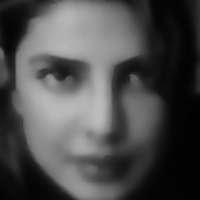
#> input picture face recognition/faces/myDatS/MyPhoto122.jpg, 200 x 200 px, given in place of the camera
$ jupyter execute Task6_Unlock_Face_Detection.ipynb   (text cells are left out)
#> lines starting #> are read from the running program, lines starting #| are printed output that depends on the picture; after the words box and inside, x2 and y2 are one past the last pixel; in counts of white or black regions, pixels touching at a corner belong together
[cell 1]
#Import libraries
import cv2
import smtplib
#import pywhatkit
import boto3
import time
import numpy as np
from os import listdir
from os.path import isfile, join
import os

[cell 2]
# Load HAAR face classifier
face_classifier = cv2.CascadeClassifier('haarcascade_frontalface_default.xml')

# Load functions
def face_extractor(img):
    # Function detects faces and returns the cropped face
    # If no face detected, it returns the input image

    gray = cv2.cvtColor(img,cv2.COLOR_BGR2GRAY)
    faces = face_classifier.detectMultiScale(gray, 1.3, 5)
 #   faces = face_classifier.detectMultiScale(img, 1.3, 5)

    if faces is ():
        return None

    # Crop all faces found
    for (x,y,w,h) in faces:
        cropped_face = img[y:y+h, x:x+w]

    return cropped_face

# Initialize Webcam
cap = cv2.VideoCapture(0)
count = 0

# Collect 100 samples of your face from webcam input
while True:

    ret, frame = cap.read()
#> frame is the input picture: shape (200, 200, 3); min 0, max 190, mean 76.4
    if face_extractor(frame) is not None:
#> in face_extractor, `faces = face_classifier.detectMultiScale(gray, 1.3, 5)`: faces = [[13, 12, 174, 174]]
#> the loop in face_extractor, `for (x,y,w,h) in faces:` made 1 pass
#> pass 1, in face_extractor, `cropped_face = img[y:y+h, x:x+w]`:
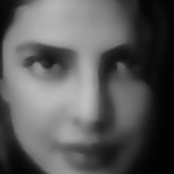
#> cropped_face: shape (174, 174, 3); min 1, max 190, mean 89.5
        count += 1
#> count = 1
        face = cv2.resize(face_extractor(frame), (200, 200))
#> the loop in face_extractor (call 2), `for (x,y,w,h) in faces:` made 1 pass
        face = cv2.cvtColor(face, cv2.COLOR_BGR2GRAY)
#> face: shape (200, 200)

        # Save file in specified directory with unique name
        file_name_path = './faces_user_detec/' + str(count) + '.jpg'
#> file_name_path = './faces_user_detec/1.jpg'
        cv2.imwrite(file_name_path, face)

        # Put count on images and display live count
        cv2.putText(face, str(count), (50, 50), cv2.FONT_HERSHEY_COMPLEX, 1, (0,255,0), 2)
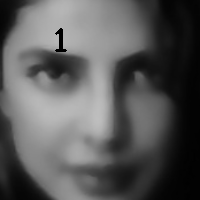
#> face: shape (200, 200); min 0, max 190, mean 88.9
        cv2.imshow('Face Cropper', face)

    else:
        print("Face not found")
        pass

    if cv2.waitKey(1) == 13 or count == 20: #13 is the Enter Key
#> (key Esc is pressed here)
        break

cap.release()
cv2.destroyAllWindows()
print("Collecting Samples Complete")

[cell 3]
# import cv2
# import numpy as np

# Load HAAR face classifier
face_classifier = cv2.CascadeClassifier('haarcascade_frontalface_default.xml')

# Load functions
def face_extractor(img):
    # Function detects faces and returns the cropped face
    # If no face detected, it returns the input image

    gray = cv2.cvtColor(img,cv2.COLOR_BGR2GRAY)
    faces = face_classifier.detectMultiScale(gray, 1.3, 5)
#> faces = [[13, 12, 174, 174]]

    if faces is ():
        return None

    # Crop all faces found
    for (x,y,w,h) in faces:
        cropped_face = img[y:y+h, x:x+w]
#> this loop made 1 pass

    return cropped_face

# Initialize Webcam
cap = cv2.VideoCapture(0)
count = 0

# Collect 100 samples of your face from webcam input
while True:

    ret, frame = cap.read()
    if face_extractor(frame) is not None:
        count += 1
        face = cv2.resize(face_extractor(frame), (200, 200))
        face = cv2.cvtColor(face, cv2.COLOR_BGR2GRAY)

        # Save file in specified directory with unique name
        file_name_path = './faces/myDatS/'+ 'MyPhoto' + str(count) + '.jpg'
#> file_name_path = './faces/myDatS/MyPhoto1.jpg'
        cv2.imwrite(file_name_path, face)

        # Put count on images and display live count
        cv2.putText(face, str(count), (50, 50), cv2.FONT_HERSHEY_COMPLEX, 1, (0,255,0), 2)
        cv2.imshow('Face Cropper', face)

    else:
        print("Face not found")
        pass

    if cv2.waitKey(5) == 13 or count == 500: #13 is the Enter Key
#> (key Esc is pressed here)
        break

cap.release()
cv2.destroyAllWindows()
print("Collecting Samples Complete")

[cell 4]
cap.release()

[cell 5]
# # Get the training data we previously made
# data_path = './faces_user_detec/'
# onlyfiles = [f for f in listdir(data_path) if isfile(join(data_path, f))]

# # Create arrays for training data and labels
# Training_Data, Labels = [], []

# # Open training images in our datapath
# # Create a numpy array for training data
# for i, files in enumerate(onlyfiles):
#     image_path = data_path + onlyfiles[i]
#     images = cv2.imread(image_path, cv2.IMREAD_GRAYSCALE)
#     Training_Data.append(np.asarray(images, dtype=np.uint8))
#     Labels.append(i)

# # Create a numpy array for both training data and labels
# Labels = np.asarray(Labels, dtype=np.int32)

# # Initialize facial recognizer
# # model = cv2.face.createLBPHFaceRecognizer()
# # NOTE: For OpenCV 3.0 use cv2.face.createLBPHFaceRecognizer()
# # pip install opencv-contrib-python

# model  = cv2.face_LBPHFaceRecognizer.create()
# #model = cv2.
# # Let's train our model
# model.train(np.asarray(Training_Data), np.asarray(Labels))
# print("Model trained sucessfully !!!")

[cell 6]
# [6 lines of commented-out code are left out]
data_path = './faces/myDatS/'
onlyfiles = [f for f in listdir(data_path) if isfile(join(data_path, f))]

# Create arrays for training data and labels
Training_Data, Labels = [], []

# Open training images in our datapath
# Create a numpy array for training data
for i, files in enumerate(onlyfiles):
    image_path = data_path + onlyfiles[i]
    images = cv2.imread(image_path, cv2.IMREAD_GRAYSCALE)
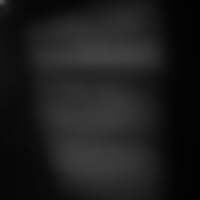
#> input picture face recognition/faces/myDatS/MyPhoto101.jpg, 200 x 200 px
#> images is the input picture: shape (200, 200); min 2, max 83, mean 28.4
    Training_Data.append(np.asarray(images, dtype=np.uint8))
    Labels.append(i)

# Create a numpy array for both training data and labels
Labels = np.asarray(Labels, dtype=np.int32)

# Initialize facial recognizer
# model = cv2.face.createLBPHFaceRecognizer()
# NOTE: For OpenCV 3.0 use cv2.face.createLBPHFaceRecognizer()
# pip install opencv-contrib-python
# model = cv2.createLBPHFaceRecognizer()

richard_model  = cv2.face_LBPHFaceRecognizer.create()
# Let's train our model
richard_model.train(np.asarray(Training_Data), np.asarray(Labels))
print("Model trained sucessefully")

[cell 7]
import pywhatkit as whtats
import time

[cell 8]
## This function recalculate the time passed to the pywhatkit's function used to send the message
def timeClear(timeInSec,secs):
    timeInSec=int(timeInSec)
    secs=int(secs)
    if secs >=30:
        timeInSec += 120
    else:
        timeInSec += 60
    return time.localtime(timeInSec) ## conver time in date

## Our Phone Numbers
phNo = ['+917509490428', '+918580801728', '+919039318060', '+917250731457', '+917703042310', '+918580459580' ]

sendEmAddrs=['abcdriche@gmail.com',]

receivEmAddrs=['abcdriche@gmail.com',]

[cell 9]
face_classifier = cv2.CascadeClassifier('haarcascade_frontalface_default.xml')

def face_detector(img, size=0.5):

    # Convert image to grayscale
#> called with size = 0.5
    gray = cv2.cvtColor(img,cv2.COLOR_BGR2GRAY)
    faces = face_classifier.detectMultiScale(gray, 1.3, 5)
#> faces = [[13, 12, 174, 174]]
    if faces is ():
        return img, []


    for (x,y,w,h) in faces:
        cv2.rectangle(img,(x,y),(x+w,y+h),(0,255,255),2)
        roi = img[y:y+h, x:x+w]
        roi = cv2.resize(roi, (200, 200))
#> this loop made 1 pass
#> pass 1, in face_detector, `roi = img[y:y+h, x:x+w]`:
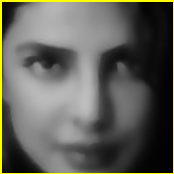
#> roi: shape (174, 174, 3); mean B, G, R 87.8, 96.5, 96.5
#> after the loop:
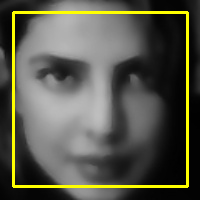
#> img: shape (200, 200, 3); 5.21% of pixels changed, all inside (x1, y1, x2, y2) = (12, 11, 189, 188)
    return img, roi


# Open Webcam
cap = cv2.VideoCapture(0)

while True:

    ret, frame = cap.read()

    image, face = face_detector(frame)

    try:
        face = cv2.cvtColor(face, cv2.COLOR_BGR2GRAY)
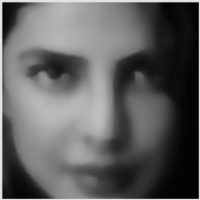
#> face: shape (200, 200); min 1, max 226, mean 95.6

        # Pass face to prediction model
        # "results" comprises of a tuple containing the label and the confidence value
        results = model.predict(face)
        # harry_model.predict(face)

        if results[1] < 500:
            confidence = int( 100 * (1 - (results[1])/400) )
            display_string = str(confidence) + '% Confident it is User'

        cv2.putText(image, display_string, (100, 120), cv2.FONT_HERSHEY_COMPLEX, 1, (255,120,150), 2)

        if confidence > 60:
            cv2.putText(image, "Hey Face Detected", (250, 450), cv2.FONT_HERSHEY_COMPLEX, 1, (0,255,0), 2)
            cv2.imshow('Face Recognition', image )

            ######## Send me mail when face detected
            ### For that you have to import smtplib library and install it before with "pip install secure-smtplib"

            sender = "abcdriche@gmail.com"             #Put ur mail id
            receiver = ['cartersedmund@gmail.com']       #Put the receiver mail id here
                        #pas = getpass.getpass()
            passwd =  open('pwd.txt', 'r').read()   #read from my local-file the passwd to access my gmail

            message = """From: From SENDER_NAME <abcdriche@gmail.com>
                                    To: RECEIVER_NAME <cartersedmund@gmail.com>
                                    Subject: Face Unlock Detected
                                    This is a test message To unlock Your device.....
                        """
            try:
            #smtpObj = smtplib.SMTP('localhost')
                smtpObj = smtplib.SMTP('smtp.gmail.com', 587)  # Establish a connection to the gmail smtp server
                smtpObj.starttls()    #Establish a secure connection
                smtpObj.login(sender, passwd)   #login to my gmail acc to send an email
                print("Login successfully...")

                smtpObj.sendmail(sender, receivers, message)   # send mail to receiver
                print ("Successfully sent email")

            except SMTPException:
                print ("Error: unable to send email")
                print()

            ######### Send also whatsapp message to my friend
            ### For that we import module pywhatkit , install it with "pip install pywhatkit"
            for i in phNo:
                t = time.localtime()  ## Get Time in formatted form
                now = time.time() ## Get Time in seconds

                ##hours=t.tm_hour  ## Extract number of hours
                #mins=t.tm_min    ## Extract number of minutes
                secs=t.tm_sec   ## Extract number of seconds

                t_F=timeClear(now, secs)

                hours_F=t_F.tm_hour
                mins_F=t_F.tm_min
                secs_F=t_F.tm_sec
                k.sendwhatmsg(i,
                              "A face has been detected",
                              hours_F,
                              mins_F,
                              wait_time= 35,
                              tab_close=True
                             )
                print()
                print()
            break

        else:
            cv2.putText(image, "I dont know, how r u?", (250, 450), cv2.FONT_HERSHEY_COMPLEX, 1, (0,0,255), 2)
            cv2.imshow('Face Recognition', image )


            print(" Your are not Owner, so w'll start Launch an  ec2 instance......!!! ")

            # Launch an ec2 instances to my aws account
            ec2 = boto3.resource('ec2')  #Establish connection to ec2 instance
            instance = ec2.create_instances(
                    ImageId = 'ami-0ad704c126371a549',  # use the AMI-linux type image
                    MinCount = 1,
                    MaxCount = 1,
                    InstanceType = 't2.micro',
                    KeyName = 'key-for-rdp-os',  # try use the key pair available on aws acc
                    SubnetId = 'subnet-2762834c')

            instance_id = instance[0].id
            print ("The instance id is: ", instance_id)  #instance[0].id)
            print()
            time.sleep(5)

            conn = boto3.ec2.connect_to_region("ap-south-1")

            ###To stop instance with boto
            #stop = conn.stop_instances(instance_ids= instance_id) #['i-0638b07266fd59322'])
            #print("The stopped instance is: ", stop)

            ## create volume of 5Gb
            vol = conn.create_volume(5, "ap-south-1a") #launch EBS volume of 5GB
            print("Launched Volume is: ", vol)
            print()

            ##get The status of the volume available or not
            curr_vol = conn.get_all_volumes([vol.id])[0]   # get all volumes availables
            s = curr_vol.status          # get the status of volume launched
            print("Volume Status: ", s)
            print()

            #Attach the volume created
            #if curr_vol is  None:
            time.sleep(100)
            conn.attach_volume (vol.id, instance_id, "/dev/sdx")  #Attach a volume to my instance created above
            print("Volume successfully attached...")
            print("Task Completed !!!!")
            break

            # [13 lines of commented-out code are left out]


    except:

        cv2.putText(image, "No Face Found", (220, 120) , cv2.FONT_HERSHEY_COMPLEX, 1, (0,0,255), 2)
        cv2.putText(image, "Looking for face", (250, 450), cv2.FONT_HERSHEY_COMPLEX, 1, (0,0,255), 2)
        cv2.imshow('Face Recognition', image )
        pass

    if cv2.waitKey(1) == 13: #13 is the Enter Key
#> (key Esc is pressed here)
        break

cap.release()
cv2.destroyAllWindows()
